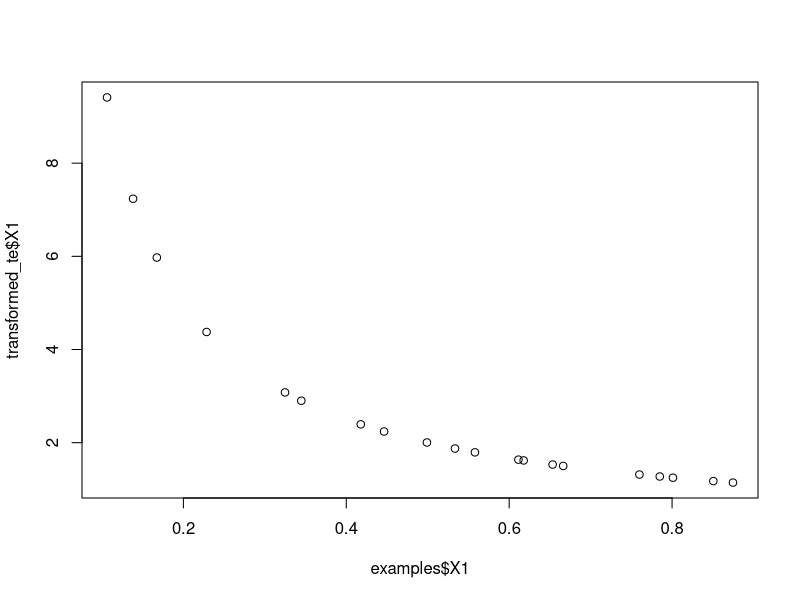

Source code (R):
# r2py crawler metadata
# package: recipes
# source_type: rd_example
# topic: step_inverse.Rd
# source_file: C:\Users\bened\AppData\Local\R\win-library\4.5\recipes\help
# lines: 17

suppressPackageStartupMessages(library(recipes))
set.seed(313)
examples <- matrix(runif(40), ncol = 2)
examples <- data.frame(examples)

rec <- recipe(~ X1 + X2, data = examples)

inverse_trans <- rec |>
  step_inverse(all_numeric_predictors())

inverse_obj <- prep(inverse_trans, training = examples)

transformed_te <- bake(inverse_obj, examples)
plot(examples$X1, transformed_te$X1)

tidy(inverse_trans, number = 1)
tidy(inverse_obj, number = 1)
